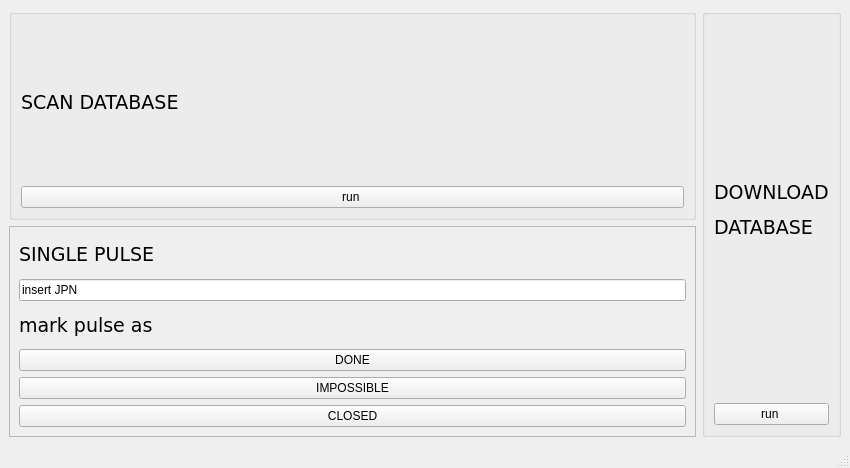
<?xml version="1.0" encoding="UTF-8"?>
<ui version="4.0">
 <class>reqco_window</class>
 <widget class="QMainWindow" name="reqco_window">
  <property name="geometry">
   <rect>
    <x>0</x>
    <y>0</y>
    <width>850</width>
    <height>468</height>
   </rect>
  </property>
  <property name="windowTitle">
   <string>SET pulse in Reqco</string>
  </property>
  <widget class="QWidget" name="centralwidget">
   <layout class="QGridLayout" name="gridLayout_5">
    <item row="0" column="0">
     <widget class="QGroupBox" name="groupBox_2">
      <property name="title">
       <string/>
      </property>
      <layout class="QGridLayout" name="gridLayout_3">
       <item row="0" column="0">
        <widget class="QLabel" name="title_3">
         <property name="font">
          <font>
           <family>Verdana</family>
           <pointsize>14</pointsize>
          </font>
         </property>
         <property name="text">
          <string>SCAN DATABASE</string>
         </property>
        </widget>
       </item>
       <item row="1" column="0">
        <widget class="QPushButton" name="run_button">
         <property name="toolTip">
          <string extracomment="runs checks on the Reqco database for the selected process"/>
         </property>
         <property name="whatsThis">
          <string extracomment="runs checks on the Reqco database for the selected process"/>
         </property>
         <property name="text">
          <string>run </string>
         </property>
        </widget>
       </item>
      </layout>
     </widget>
    </item>
    <item row="0" column="1" rowspan="2">
     <widget class="QGroupBox" name="groupBox">
      <property name="title">
       <string/>
      </property>
      <layout class="QGridLayout" name="gridLayout_2">
       <item row="0" column="0">
        <widget class="QLabel" name="title_4">
         <property name="font">
          <font>
           <family>Verdana</family>
           <pointsize>14</pointsize>
          </font>
         </property>
         <property name="text">
          <string>&lt;html&gt;&lt;head/&gt;&lt;body&gt;&lt;p&gt;DOWNLOAD&lt;/p&gt;&lt;p&gt;DATABASE&lt;/p&gt;&lt;/body&gt;&lt;/html&gt;</string>
         </property>
        </widget>
       </item>
       <item row="1" column="0">
        <widget class="QPushButton" name="run_button_2">
         <property name="toolTip">
          <string extracomment="runs checks on the Reqco database for the selected process"/>
         </property>
         <property name="whatsThis">
          <string extracomment="runs checks on the Reqco database for the selected process"/>
         </property>
         <property name="text">
          <string>run </string>
         </property>
        </widget>
       </item>
      </layout>
     </widget>
    </item>
    <item row="1" column="0">
     <widget class="QFrame" name="frame_1">
      <property name="frameShape">
       <enum>QFrame::StyledPanel</enum>
      </property>
      <property name="frameShadow">
       <enum>QFrame::Raised</enum>
      </property>
      <property name="lineWidth">
       <number>5</number>
      </property>
      <layout class="QGridLayout" name="gridLayout_4">
       <item row="0" column="0">
        <widget class="QLabel" name="title_2">
         <property name="font">
          <font>
           <family>Verdana</family>
           <pointsize>14</pointsize>
          </font>
         </property>
         <property name="text">
          <string>SINGLE PULSE</string>
         </property>
        </widget>
       </item>
       <item row="1" column="0">
        <widget class="QLineEdit" name="lineEdit_pulse">
         <property name="text">
          <string>insert JPN</string>
         </property>
        </widget>
       </item>
       <item row="2" column="0">
        <widget class="QLabel" name="title">
         <property name="font">
          <font>
           <family>Verdana</family>
           <pointsize>14</pointsize>
          </font>
         </property>
         <property name="text">
          <string>mark pulse as</string>
         </property>
        </widget>
       </item>
       <item row="3" column="0">
        <widget class="QPushButton" name="done_button">
         <property name="toolTip">
          <string extracomment="marks Reqco request for selected pulse as DONE"/>
         </property>
         <property name="whatsThis">
          <string extracomment="marks Reqco request for selected pulse as DONE"/>
         </property>
         <property name="text">
          <string>DONE</string>
         </property>
         <property name="checkable">
          <bool>true</bool>
         </property>
         <property name="autoExclusive">
          <bool>false</bool>
         </property>
        </widget>
       </item>
       <item row="4" column="0">
        <widget class="QPushButton" name="impossible_button">
         <property name="toolTip">
          <string extracomment="marks Reqco request for selected pulse as IMPOSSIBLE"/>
         </property>
         <property name="whatsThis">
          <string extracomment="marks Reqco request for selected pulse as IMPOSSIBLE"/>
         </property>
         <property name="text">
          <string>IMPOSSIBLE</string>
         </property>
         <property name="checkable">
          <bool>true</bool>
         </property>
         <property name="autoExclusive">
          <bool>false</bool>
         </property>
        </widget>
       </item>
       <item row="5" column="0">
        <widget class="QPushButton" name="closed_button">
         <property name="toolTip">
          <string extracomment="marks Reqco request for selected pulse as CLOSED"/>
         </property>
         <property name="whatsThis">
          <string extracomment="marks Reqco request for selected pulse as CLOSED"/>
         </property>
         <property name="text">
          <string>CLOSED</string>
         </property>
         <property name="checkable">
          <bool>true</bool>
         </property>
         <property name="autoExclusive">
          <bool>false</bool>
         </property>
        </widget>
       </item>
      </layout>
     </widget>
    </item>
   </layout>
  </widget>
  <widget class="QMenuBar" name="menubar">
   <property name="geometry">
    <rect>
     <x>0</x>
     <y>0</y>
     <width>850</width>
     <height>20</height>
    </rect>
   </property>
  </widget>
  <widget class="QStatusBar" name="statusbar"/>
 </widget>
 <resources/>
 <connections/>
</ui>
